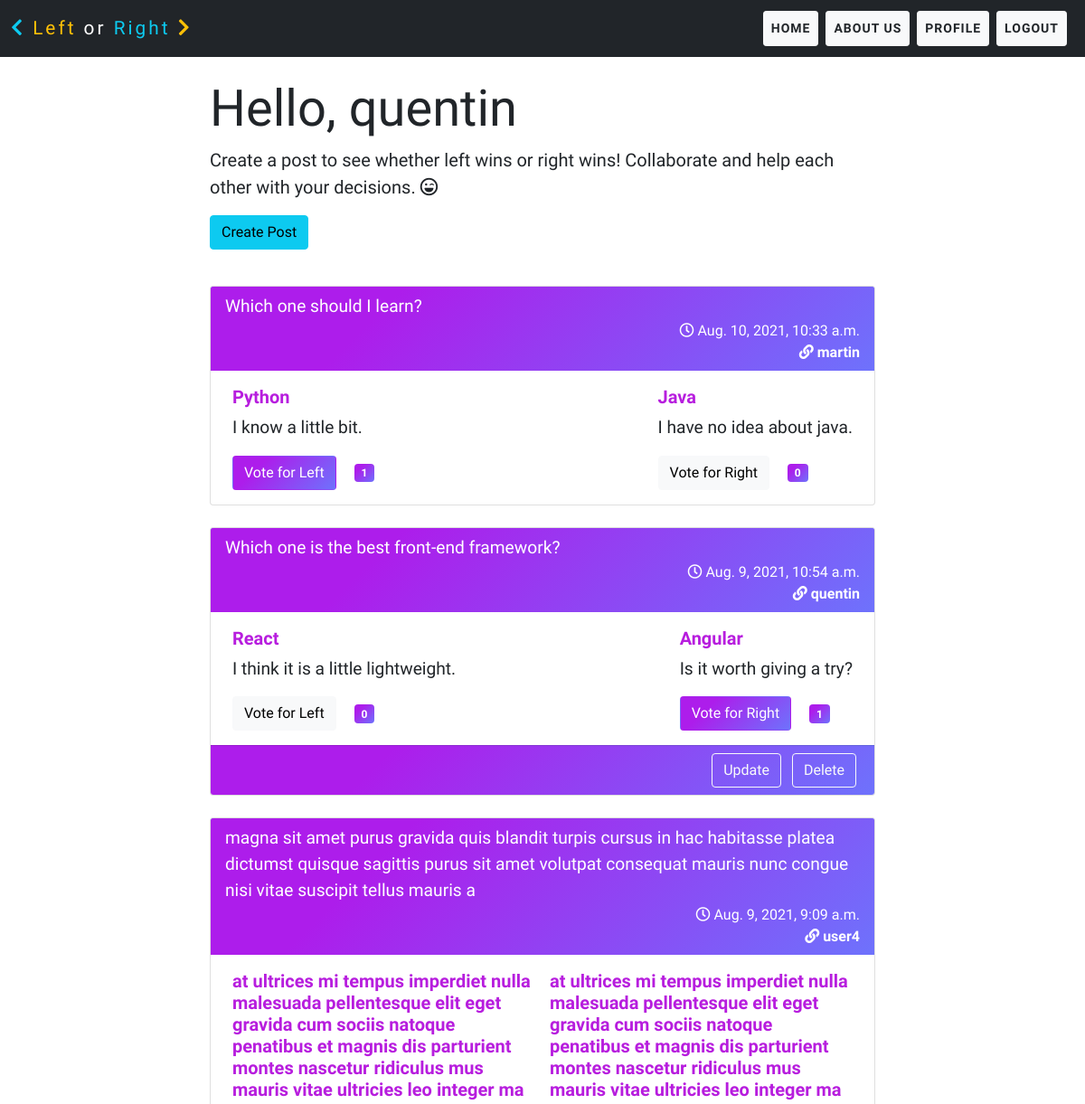
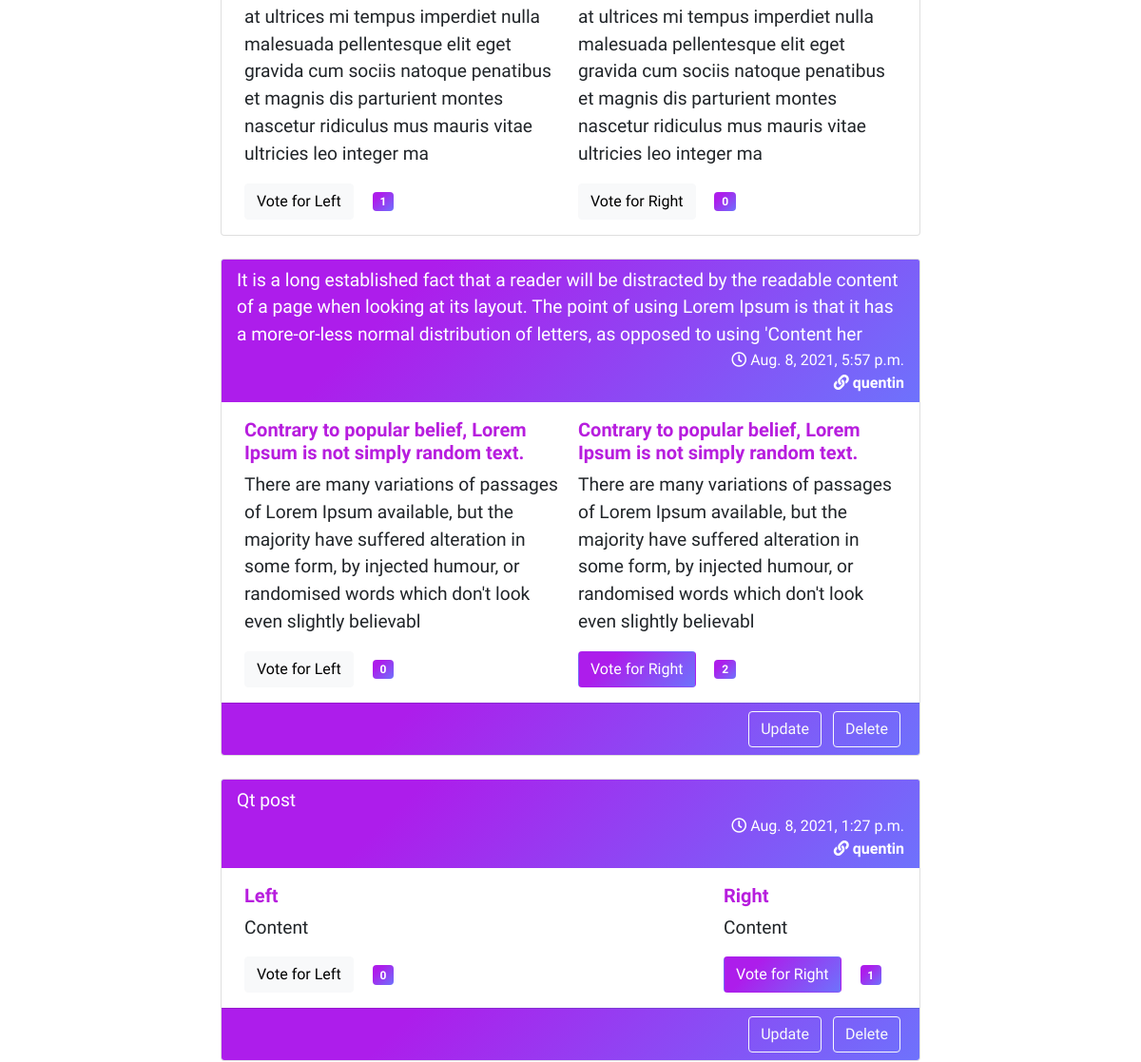
/home/ (signed in, upper part), run on an earlier commit of the app's database (2 pictures, top to bottom).
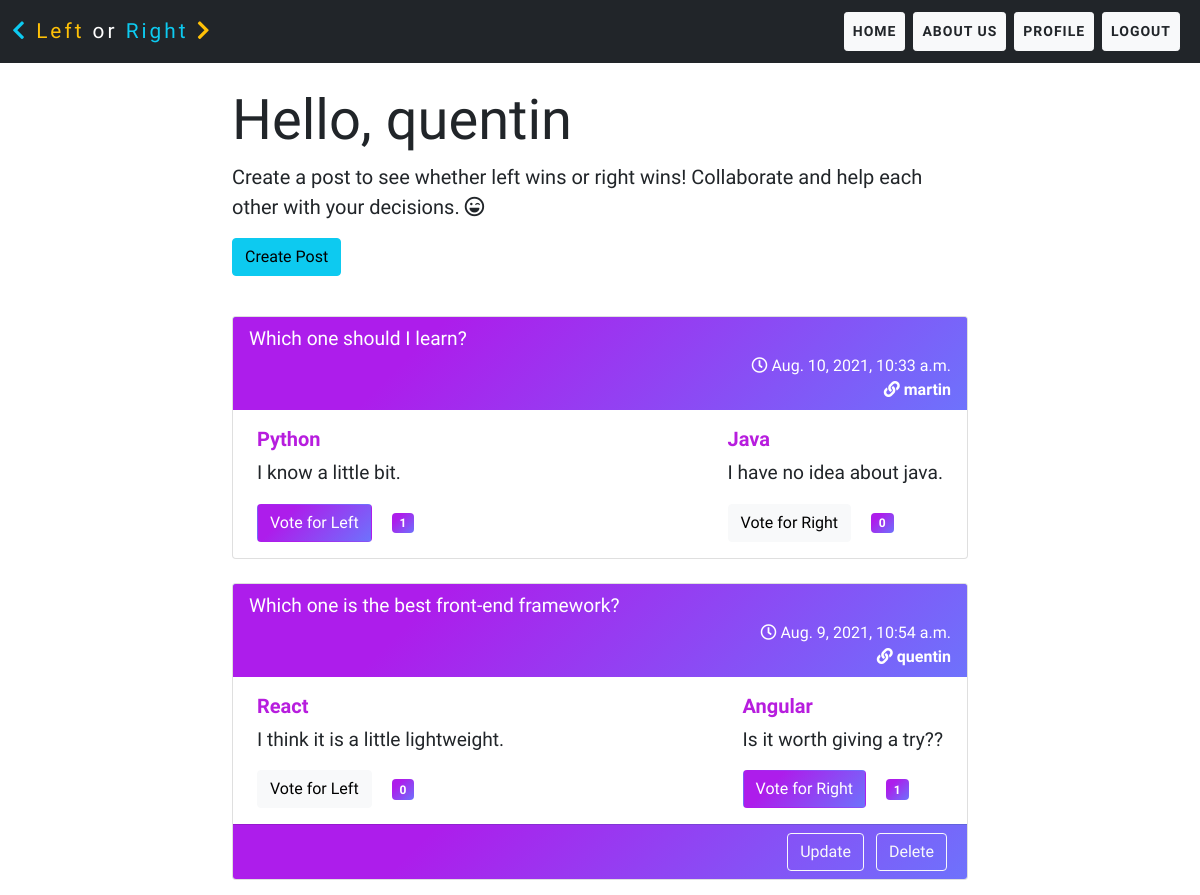
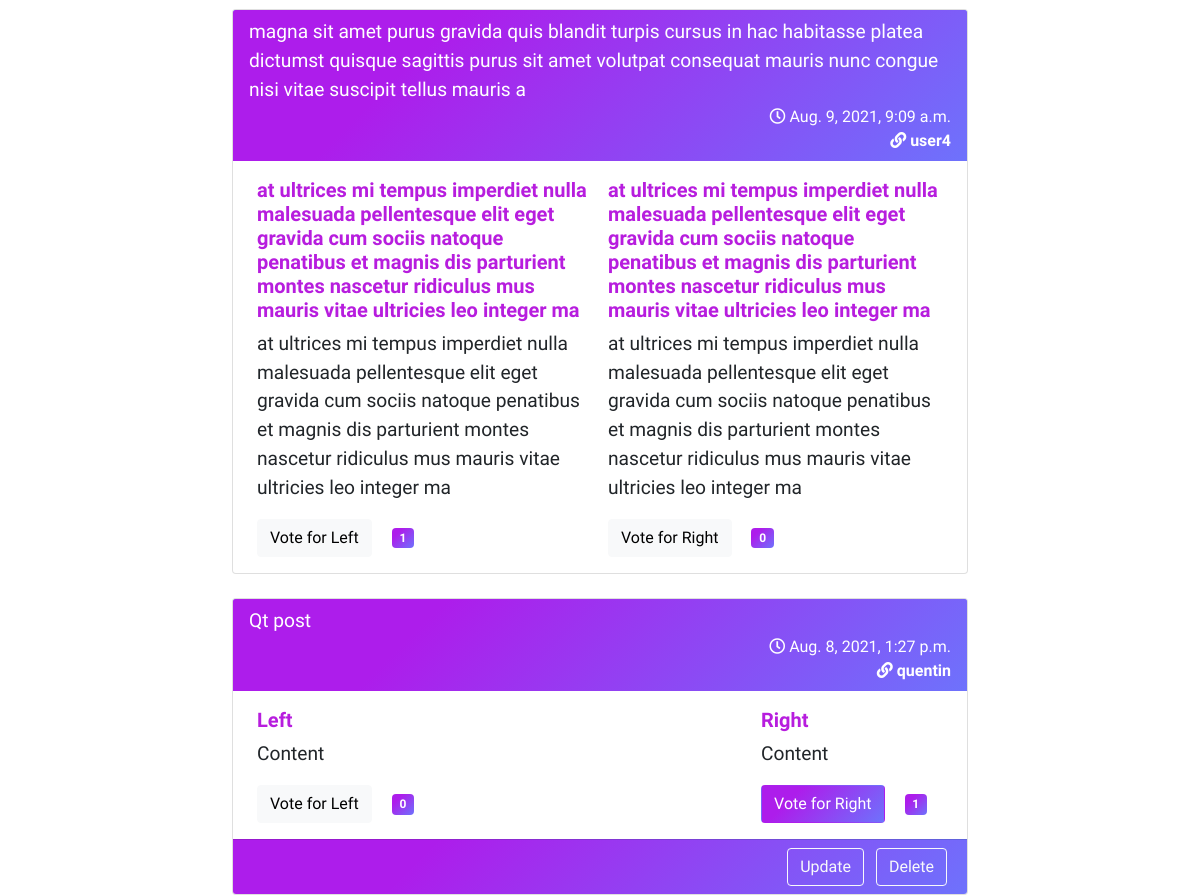
And on a later commit of the database (2 pictures, top to bottom).
### feed/models.py (models this page shows, shortened)
class Post(models.Model):
    title = models.CharField(max_length=250)
    datetime = models.DateTimeField(default=timezone.now)
    uname = models.ForeignKey(User, on_delete=models.CASCADE)
    left_title = models.CharField(max_length=200, default='')
    left_content = models.CharField(max_length=200, default='')
    left_vote = models.ManyToManyField(User, blank=True, related_name='left_vote')
    right_title = models.CharField(max_length=200, default='')
    right_content = models.CharField(max_length=200, default='')
    right_vote = models.ManyToManyField(User, blank=True, related_name='right_vote')

### feed/views.py (the view)
# urls.py: path('home/', PostListView.as_view(), name='home'),
class PostListView(LoginRequiredMixin, ListView):
    model = Post
    template_name = 'feed/home.html'
    ordering = ['-datetime']

### feed/templates/feed/home.html (shortened to what this page needs)
{% extends 'feed/base.html' %}
{% block content %}
<div class="container">
    <div class="row my-4 justify-content-center">
        <div class="col-md-8">
            <div class="jumbotron">
                <h1 class="display-4">Hello, {{user.username}}</h1>
                <p class="lead">Create a post to see whether left wins or right wins! Collaborate and help each other
                    with your decisions. <i class="far fa-laugh-wink"></i></p>
                <p class="lead">
                    <a class="btn btn-info btn-md" href="{% url 'create_post' %}" role="button">Create Post</a>
                </p>
            </div>
        </div>
    </div>
    {% for post in object_list %}
    <div class="row my-4">
        <div class="col-md-8 mx-auto">
            <div class="card">
                <div class="card-header bg-purple text-white border-white">
                    <div class="post-title">{{post.title}}</div>
                    <div class="text-end date"><i class="far fa-clock"></i> {{post.datetime}}
                        <div><a href="{% url 'public_profile' post.uname.id %}"><i class="fas fa-link"></i>
                                {{post.uname}}</a></div>
                    </div>
                </div>
                <div class="card-body d-flex justify-content-between">
                    <div class="mx-2">
                        <h5 class="card-title text-purple">{{post.left_title}}</h5>
                        <p class="card-text">{{post.left_content}}</p>
                        <form action="{% url 'left_vote_post' post.pk %}" method="POST" class="left-vote-form"
                            id="{{post.id}}">
                            {% if user in post.left_vote.all %}
                            <button class="btn btn-purple" id="left-vote-btn{{post.id}}" type="submit">Vote for Left</button>
                            <div id="left-vote-count{{post.id}}"
                                class="badge bg-purple mx-3">{{post.left_vote.count}}</div>
                            {% else %}
                            <button class="btn btn-light" id="left-vote-btn{{post.id}}" type="submit">Vote for Left</button>
                            <div id="left-vote-count{{post.id}}"
                                class="badge bg-purple mx-3">{{post.left_vote.count}}</div>
                            {% endif %}
                        </form>
                    </div>
                    <div class="mx-2">
                        <h5 class="card-title text-purple">{{post.right_title}}</h5>
                        <p class="card-text">{{post.right_content}}</p>
                        <form action="{% url 'right_vote_post' post.pk %}" class="right-vote-form" method="POST"
                            id="{{post.id}}">
                            {% if user in post.right_vote.all %}
                            <button class="btn btn-purple" id="right-vote-btn{{post.id}}" type="submit">Vote for Right</button>
                            <div id="right-vote-count{{post.id}}"
                                class="badge bg-purple mx-3">{{post.right_vote.count}}</div>
                            {% else %}
                            <button class="btn btn-light" id="right-vote-btn{{post.id}}" type="submit">Vote for Right</button>
                            <div id="right-vote-count{{post.id}}"
                                class="badge bg-purple mx-3">{{post.right_vote.count}}</div>
                            {% endif %}
                        </form>
                    </div>
                </div>
                {% if post.uname == user %}
                <div class="card-footer bg-purple text-end">
                    <a href="{% url 'update_post' post.id %}" class="btn btn-outline-light mx-1">Update</a>
                    <a href="{% url 'delete_post' post.id %}" class="btn btn-outline-light mx-1">Delete</a>
                </div>
                {% endif %}
            </div>
        </div>
    </div>
    {% endfor %}
</div>
{% endblock %}

### feed/templates/feed/base.html (shortened to what this page needs)
{% load static %}
{% load crispy_forms_tags %}
<!DOCTYPE html>
<html lang="en">
<head>
  <link href="https://cdn.jsdelivr.net/npm/bootstrap@5.1.0/dist/css/bootstrap.min.css" rel="stylesheet"
>
  <link rel="stylesheet" href="https://use.fontawesome.com/releases/v5.15.0/css/all.css">
  <link rel="stylesheet" href="{% static '/css/main.css/' %}">
</head>
<body>
  <nav class="navbar navbar-expand-lg navbar-dark bg-dark">
    <div class="container-fluid">
      <a class="navbar-brand" href="{% url 'home' %}"><i class="fas fa-chevron-left text-info"></i> <span
          class="text-warning">Left</span> or <span class="text-info">Right</span> <i
          class="fas fa-chevron-right text-warning"></i></a>
      <div class="collapse navbar-collapse" id="navbarNav">
        <ul class="navbar-nav ms-auto">
          <li class="nav-item">
            <a class="nav-link btn btn-light text-dark btn-sm me-2 my-1" aria-current="page" href="{% url 'home' %}">HOME</a>
          </li>
          <li class="nav-item">
            <a class="nav-link btn btn-light text-dark btn-sm me-2 my-1" href="{% url 'about_us' %}">ABOUT US</a>
          </li>
          <li class="nav-item">
            <a class="nav-link btn btn-light text-dark btn-sm me-2 my-1" href="{% url 'profile' %}">PROFILE</a>
          </li>
          <li class="nav-item">
            <a class="nav-link btn btn-light text-dark btn-sm me-2 my-1" href="{% url 'logout' %}">LOGOUT</a>
          </li>
        </ul>
      </div>
    </div>
  </nav>
  <div>
    {% block content %}
    {% endblock %}
  </div>
</body>
</html>

### feed/static/css/main.css (style rules this page uses)
.navbar-brand { font-family: 'Notable', sans-serif; font-size: 1.3em; letter-spacing: 3px; }
.nav-link { font-family: 'Red Hat Display', sans-serif; font-weight: 600; letter-spacing: 1px; }
.jumbotron { font-family: 'Red Hat Display', sans-serif; }
.card { font-family: 'Red Hat Display', sans-serif; }
.post-title { font-size: 1.2em; font-family: 'Raleway', sans-serif; font-weight: 500; }
.date { color: white; }
.date a { text-decoration: none; font-weight: bold; color: #fff; }
.bg-purple { background-color: #6e72fc; background-image: linear-gradient(315deg, #6e72fc 0%, #ad1deb 74%); }
.text-purple { color: #B71DDE; }
.card-title { font-weight: bold; }
.btn-purple { background-color: #6e72fc; background-image: linear-gradient(315deg, #6e72fc 0%, #ad1deb 74%); outline-color: linear-gradient(315deg, #6e72fc 0%, #ad1deb 74%); border-color: linear-gradient(315deg, #6e72fc 0%, #ad1deb 74%); color: white; }
p { font-size: 1.2em; }

What changed in the data, as far as the page shows it:
removed Post: title "It is a long established fact that a reader will be distracted by the readable content of a page when looking at its layout. The point of using Lorem Ipsum is that it has a more-or-less normal distribution of letters, as opposed to using 'Content her", datetime "Aug. 8, 2021, 5:57 p.m.", uname "quentin", left_title "Contrary to popular belief, Lorem Ipsum is not simply random text.", left_content "There are many variations of passages of Lorem Ipsum available, but the majority have suffered alteration in some form, by injected humour, or randomised words which don't look even slightly believabl", left_vote.count "0", right_title "Contrary to popular belief, Lorem Ipsum is not simply random text.", right_content "There are many variations of passages of Lorem Ipsum available, but the majority have suffered alteration in some form, by injected humour, or randomised words which don't look even slightly believabl", right_vote.count "2", shows "Update"
changed Post "React": right_content "Is it worth giving a try?" → "Is it worth giving a try??"
